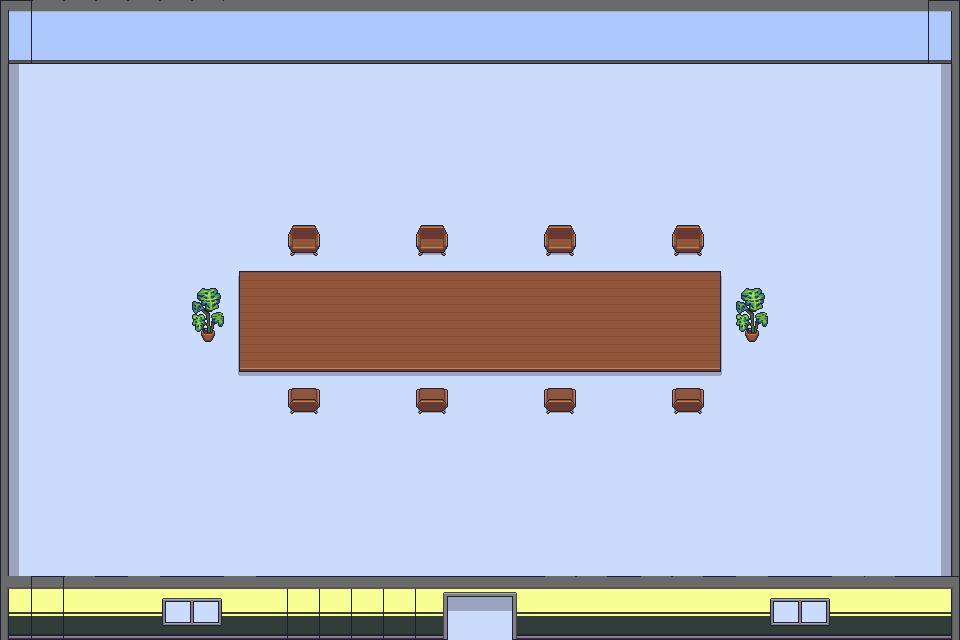

This game map was drawn from its Tiled (.tmx) file and the tilesets committed beside it. A one-line description and the full map source follow:
An orthogonal 30x20 tile map with 32x32 px tiles, 3 tile layers (Tile Layer 1, Office1, decorations), 3 tilesets.

<map version="1.10" tiledversion="1.11.0" orientation="orthogonal" renderorder="right-down" width="30" height="20" tilewidth="32" tileheight="32" infinite="0" nextlayerid="7" nextobjectid="1">
 <tileset firstgid="1" source="officemap.tsx" />
 <tileset firstgid="2876" source="floors.tsx" />
 <tileset firstgid="4860" source="plants.tsx" />
 <layer id="1" name="Tile Layer 1" width="30" height="20">
  <data encoding="csv">
1702,1702,1702,1702,1702,1702,1702,1702,1702,1702,1702,1702,1702,1702,1702,1702,1702,1702,1702,1702,1702,1702,1702,1702,1702,1702,1702,1702,1702,1702,
1702,1702,1702,1702,1702,1702,1702,1702,1702,1702,1702,1702,1702,1702,1702,1702,1702,1702,1702,1702,1702,1702,1702,1702,1702,1702,1702,1702,1702,1702,
1702,1702,1702,1702,1702,1702,1702,1702,1702,1702,1702,1702,1702,1702,1702,1702,1702,1702,1702,1702,1702,1702,1702,1702,1702,1702,1702,1702,1702,1702,
1702,1702,1702,1702,1702,1702,1702,1702,1702,1702,1702,1702,1702,1702,1702,1702,1702,1702,1702,1702,1702,1702,1702,1702,1702,1702,1702,1702,1702,1702,
1702,1702,1702,1702,1702,1702,1702,1702,1702,1702,1702,1702,1702,1702,1702,1702,1702,1702,1702,1702,1702,1702,1702,1702,1702,1702,1702,1702,1702,1702,
1702,1702,1702,1702,1702,1702,1702,1702,1702,1702,1702,1702,1702,1702,1702,1702,1702,1702,1702,1702,1702,1702,1702,1702,1702,1702,1702,1702,1702,1702,
1702,1702,1702,1702,1702,1702,1702,1702,1702,1702,1702,1702,1702,1702,1702,1702,1702,1702,1702,1702,1702,1702,1702,1702,1702,1702,1702,1702,1702,1702,
1702,1702,1702,1702,1702,1702,1702,1702,1702,1702,1702,1702,1702,1702,1702,1702,1702,1702,1702,1702,1702,1702,1702,1702,1702,1702,1702,1702,1702,1702,
1702,1702,1702,1702,1702,1702,1702,1702,1702,1702,1702,1702,1702,1702,1702,1702,1702,1702,1702,1702,1702,1702,1702,1702,1702,1702,1702,1702,1702,1702,
1702,1702,1702,1702,1702,1702,1702,1702,1702,1702,1702,1702,1702,1702,1702,1702,1702,1702,1702,1702,1702,1702,1702,1702,1702,1702,1702,1702,1702,1702,
1702,1702,1702,1702,1702,1702,1702,1702,1702,1702,1702,1702,1702,1702,1702,1702,1702,1702,1702,1702,1702,1702,1702,1702,1702,1702,1702,1702,1702,1702,
1702,1702,1702,1702,1702,1702,1702,1702,1702,1702,1702,1702,1702,1702,1702,1702,1702,1702,1702,1702,1702,1702,1702,1702,1702,1702,1702,1702,1702,1702,
1702,1702,1702,1702,1702,1702,1702,1702,1702,1702,1702,1702,1702,1702,1702,1702,1702,1702,1702,1702,1702,1702,1702,1702,1702,1702,1702,1702,1702,1702,
1702,1702,1702,1702,1702,1702,1702,1702,1702,1702,1702,1702,1702,1702,1702,1702,1702,1702,1702,1702,1702,1702,1702,1702,1702,1702,1702,1702,1702,1702,
1702,1702,1702,1702,1702,1702,1702,1702,1702,1702,1702,1702,1702,1702,1702,1702,1702,1702,1702,1702,1702,1702,1702,1702,1702,1702,1702,1702,1702,1702,
1702,1702,1702,1702,1702,1702,1702,1702,1702,1702,1702,1702,1702,1702,1702,1702,1702,1702,1702,1702,1702,1702,1702,1702,1702,1702,1702,1702,1702,1702,
1702,1702,1702,1702,1702,1702,1702,1702,1702,1702,1702,1702,1702,1702,1702,1702,1702,1702,1702,1702,1702,1702,1702,1702,1702,1702,1702,1702,1702,1702,
1702,1702,1702,1702,1702,1702,1702,1702,1702,1702,1702,1702,1702,1702,1702,1702,1702,1702,1702,1702,1702,1702,1702,1702,1702,1702,1702,1702,1702,1702,
1702,1702,1702,1702,1702,1702,1702,1702,1702,1702,1702,1702,1702,1702,1702,1702,1702,1702,1702,1702,1702,1702,1702,1702,1702,1702,1702,1702,1702,1702,
1702,1702,1702,1702,1702,1702,1702,1702,1702,1702,1702,1702,1702,1702,1702,1702,1702,1702,1702,1702,1702,1702,1702,1702,1702,1702,1702,1702,1702,1702
</data>
 </layer>
 <layer id="5" name="Office1" width="30" height="20">
  <data encoding="csv">
301,429,429,429,429,429,429,388,388,388,388,388,388,388,388,388,388,388,388,388,388,388,388,388,388,388,388,388,388,307,
326,453,454,453,454,453,454,453,454,455,453,454,453,454,453,454,453,454,455,453,454,453,454,455,453,454,453,454,455,332,
1526,0,0,0,0,0,0,0,0,0,0,0,0,0,0,0,0,0,0,0,0,0,0,0,0,0,0,0,0,1531,
1526,0,0,0,0,0,0,0,0,0,0,0,0,0,0,0,0,0,0,0,0,0,0,0,0,0,0,0,0,1531,
1526,0,0,0,0,0,0,0,0,0,0,0,0,0,0,0,0,0,0,0,0,0,0,0,0,0,0,0,0,1531,
1526,0,0,0,0,0,0,0,0,0,0,0,0,0,0,0,0,0,0,0,0,0,0,0,0,0,0,0,0,1531,
1526,0,0,0,0,0,0,0,0,0,0,0,0,0,0,0,0,0,0,0,0,0,0,0,0,0,0,0,0,1531,
1526,0,0,0,0,0,0,0,0,726,0,0,0,726,0,0,0,726,0,0,0,726,0,0,0,0,0,0,0,1531,
1526,0,0,0,0,0,0,2079,2080,2080,2080,2080,2080,2080,2080,2080,2080,2080,2080,2080,2080,2080,2081,0,0,0,0,0,0,1531,
1526,0,0,0,0,0,0,2104,2105,2105,2105,2105,2105,2105,2105,2105,2105,2105,2105,2105,2105,2105,2106,0,0,0,0,0,0,1531,
1526,0,0,0,0,0,0,2104,2105,2105,2105,2105,2105,2105,2105,2105,2105,2105,2105,2105,2105,2105,2106,0,0,0,0,0,0,1531,
1526,0,0,0,0,0,0,2129,2130,2130,2130,2130,2130,2130,2130,2130,2130,2130,2130,2130,2130,2130,2131,0,0,0,0,0,0,1531,
1526,0,0,0,0,0,0,0,0,776,0,0,0,776,0,0,0,776,0,0,0,776,0,0,0,0,0,0,0,1531,
1526,0,0,0,0,0,0,0,0,0,0,0,0,0,0,0,0,0,0,0,0,0,0,0,0,0,0,0,0,1531,
1526,0,0,0,0,0,0,0,0,0,0,0,0,0,0,0,0,0,0,0,0,0,0,0,0,0,0,0,0,1531,
1526,0,0,0,0,0,0,0,0,0,0,0,0,0,0,0,0,0,0,0,0,0,0,0,0,0,0,0,0,1531,
1526,0,0,0,0,0,0,0,0,0,0,0,0,0,0,0,0,0,0,0,0,0,0,0,0,0,0,0,0,1531,
1527,0,0,0,0,0,0,0,0,0,0,0,0,0,0,0,0,0,0,0,0,0,0,0,0,0,0,0,0,1531,
1477,1609,1604,1605,1616,1484,1485,1616,1597,1597,1597,1597,1597,1439,1440,1441,1442,1604,1604,1605,1604,1604,1605,1616,1484,1485,1616,1604,1605,1482,
1501,1634,1629,1630,1641,1509,1510,1641,1622,1622,1622,1622,1622,1464,1465,1466,1467,1629,1629,1630,1629,1629,1630,1641,1509,1510,1641,1629,1630,1507
</data>
 </layer>
 <layer id="6" name="decorations" width="30" height="20">
  <data encoding="csv">
0,0,0,0,0,0,0,0,0,0,0,0,0,0,0,0,0,0,0,0,0,0,0,0,0,0,0,0,0,0,
0,0,0,0,0,0,0,0,0,0,0,0,0,0,0,0,0,0,0,0,0,0,0,0,0,0,0,0,0,0,
0,0,0,0,0,0,0,0,0,0,0,0,0,0,0,0,0,0,0,0,0,0,0,0,0,0,0,0,0,0,
0,0,0,0,0,0,0,0,0,0,0,0,0,0,0,0,0,0,0,0,0,0,0,0,0,0,0,0,0,0,
0,0,0,0,0,0,0,0,0,0,0,0,0,0,0,0,0,0,0,0,0,0,0,0,0,0,0,0,0,0,
0,0,0,0,0,0,0,0,0,0,0,0,0,0,0,0,0,0,0,0,0,0,0,0,0,0,0,0,0,0,
0,0,0,0,0,0,0,0,0,0,0,0,0,0,0,0,0,0,0,0,0,0,0,0,0,0,0,0,0,0,
0,0,0,0,0,0,0,0,0,0,0,0,0,0,0,0,0,0,0,0,0,0,0,0,0,0,0,0,0,0,
0,0,0,0,0,0,0,0,0,0,0,0,0,0,0,0,0,0,0,0,0,0,0,0,0,0,0,0,0,0,
0,0,0,0,0,0,4860,0,0,0,0,0,0,0,0,0,0,0,0,0,0,0,0,4860,0,0,0,0,0,0,
0,0,0,0,0,0,4868,0,0,0,0,0,0,0,0,0,0,0,0,0,0,0,0,4868,0,0,0,0,0,0,
0,0,0,0,0,0,0,0,0,0,0,0,0,0,0,0,0,0,0,0,0,0,0,0,0,0,0,0,0,0,
0,0,0,0,0,0,0,0,0,0,0,0,0,0,0,0,0,0,0,0,0,0,0,0,0,0,0,0,0,0,
0,0,0,0,0,0,0,0,0,0,0,0,0,0,0,0,0,0,0,0,0,0,0,0,0,0,0,0,0,0,
0,0,0,0,0,0,0,0,0,0,0,0,0,0,0,0,0,0,0,0,0,0,0,0,0,0,0,0,0,0,
0,0,0,0,0,0,0,0,0,0,0,0,0,0,0,0,0,0,0,0,0,0,0,0,0,0,0,0,0,0,
0,0,0,0,0,0,0,0,0,0,0,0,0,0,0,0,0,0,0,0,0,0,0,0,0,0,0,0,0,0,
0,0,0,0,0,0,0,0,0,0,0,0,0,0,0,0,0,0,0,0,0,0,0,0,0,0,0,0,0,0,
0,0,0,0,0,0,0,0,0,0,0,0,0,0,0,0,0,0,0,0,0,0,0,0,0,0,0,0,0,0,
0,0,0,0,0,0,0,0,0,0,0,0,0,0,0,0,0,0,0,0,0,0,0,0,0,0,0,0,0,0
</data>
 </layer>
</map>
